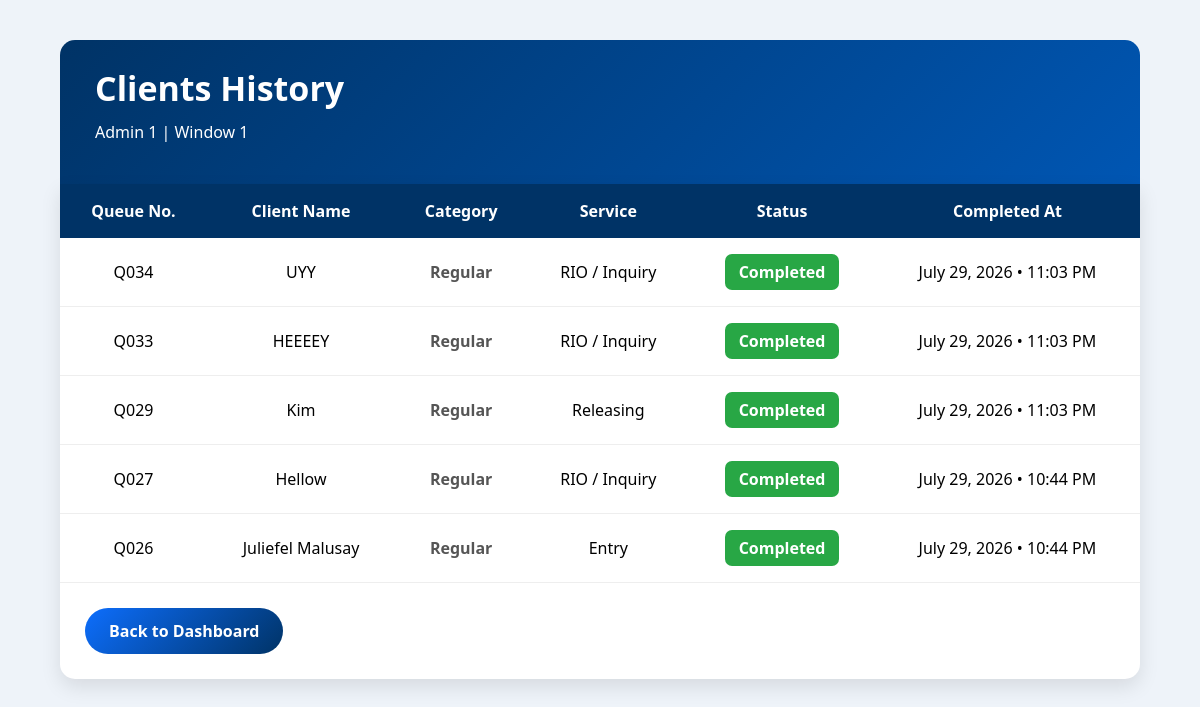
Page /admin/history.php (signed in) on the earlier database version.
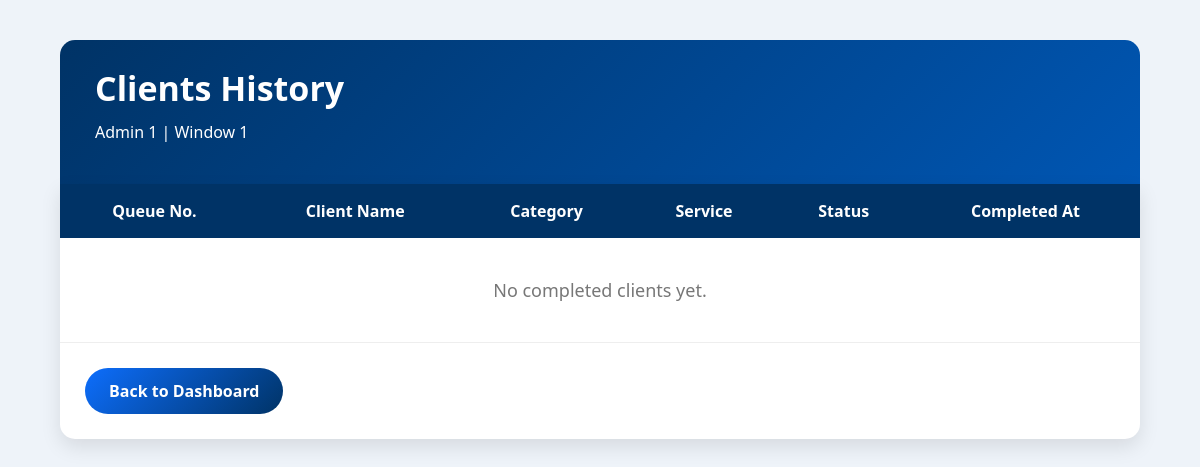
Same page on the later database version.
### tables this page shows
CREATE TABLE `queue` (
  `queue_id` int(11) NOT NULL,
  `queue_number` varchar(20) NOT NULL,
  `client_name` varchar(100) NOT NULL,
  `service_id` int(11) NOT NULL,
  `window_no` int(11) DEFAULT NULL,
  `status` varchar(30) NOT NULL,
  `called_at` timestamp NULL DEFAULT NULL,
  `created_at` timestamp NOT NULL DEFAULT current_timestamp(),
  `completed_by` int(11) DEFAULT NULL,
  `completed_at` datetime DEFAULT NULL,
  `senior_citizen` varchar(50) NOT NULL DEFAULT 'No',
  `cancelled_at` datetime DEFAULT NULL
);

CREATE TABLE `services` (
  `service_id` int(11) NOT NULL,
  `service_name` varchar(100) NOT NULL,
  `status` enum('Active','Inactive') DEFAULT 'Active',
  `created_at` timestamp NOT NULL DEFAULT current_timestamp()
);

### admin/history.php (the view, shortened to what this page needs)
<?php
require_once("../includes/db.php");
$admin_id = $_SESSION['user_id'];
$result = mysqli_query($conn, "
SELECT q.*, s.service_name
FROM queue q
JOIN services s
ON q.service_id = s.service_id
WHERE q.status IN ('Completed','Unavailable')
AND q.completed_by='$admin_id'
ORDER BY
CASE
    WHEN q.status='Completed' THEN q.completed_at
    WHEN q.status='Unavailable' THEN q.cancelled_at
END DESC
");
?>
<!DOCTYPE html>
<html>
<head>
</head>
<body>
<div class="container">
<div class="header">
<h1>
Clients History
</h1>
<p>
<?= htmlspecialchars($_SESSION['fullname']); ?>
|
Window <?= htmlspecialchars($_SESSION['window_no']); ?>
</p>
</div>
<div class="card">
<table>
<tr>
<th>Queue No.</th>
<th>Client Name</th>
<th>Category</th>
<th>Service</th>
<th>Status</th>
<th>Completed At</th>
</tr>
<?php if(mysqli_num_rows($result)>0){ ?>
<?php while($row=mysqli_fetch_assoc($result)){ ?>
<tr>
<td>
<?= htmlspecialchars($row['queue_number']); ?>
</td>
<td>
<?= htmlspecialchars($row['client_name']); ?>
</td>
<td>
<?php if($row['senior_citizen']=="Yes"){ ?>
<span class="badge-senior">
Senior Citizen
</span>
<?php }else{ ?>
<span class="badge-regular">
Regular
</span>
<?php } ?>
</td>
<td>
<?= htmlspecialchars($row['service_name']); ?>
</td>
<td>
<?php if($row['status']=="Completed"){ ?>
    <span class="badge-completed">Completed</span>
<?php } elseif($row['status']=="Unavailable"){ ?>
    <span class="badge-cancelled">Unavailable</span>
<?php } elseif($row['status']=="Cancelled"){ ?>
    <span class="badge-cancelled">Cancelled</span>
<?php } ?>
</td>
<td>
<?php
$date = "";
if($row['status']=="Completed"){
    $date = $row['completed_at'];
}else if($row['status']=="Unavailable"){
    $date = $row['cancelled_at'];
}
if(!empty($date)){
    echo date("F j, Y • g:i A", strtotime($date));
}else{
    echo "-";
}
?>
</td>
</tr>
<?php } ?>
<?php }else{ ?>
<tr>
<td colspan="6" class="empty">
No completed clients yet.
</td>
</tr>
<?php } ?>
</table>
<a href="dashboard.php" class="btn-back">
Back to Dashboard
</a>
</div>
</div>
</body>
</html>

Differences in the rows shown:
removed queue: queue_number "Q034", client_name "UYY", senior_citizen "Regular", service.service_name "RIO / Inquiry", status "Completed", completed_at "July 29, 2026 • 11:03 PM"
removed queue: queue_number "Q033", client_name "HEEEEY", senior_citizen "Regular", service.service_name "RIO / Inquiry", status "Completed", completed_at "July 29, 2026 • 11:03 PM"
removed queue: queue_number "Q029", client_name "Kim", senior_citizen "Regular", service.service_name "Releasing", status "Completed", completed_at "July 29, 2026 • 11:03 PM"
removed queue: queue_number "Q027", client_name "Hellow", senior_citizen "Regular", service.service_name "RIO / Inquiry", status "Completed", completed_at "July 29, 2026 • 10:44 PM"
removed queue: queue_number "Q026", client_name "Juliefel Malusay", senior_citizen "Regular", service.service_name "Entry", status "Completed", completed_at "July 29, 2026 • 10:44 PM"
Other differences:
text now shown: "No completed clients yet."
